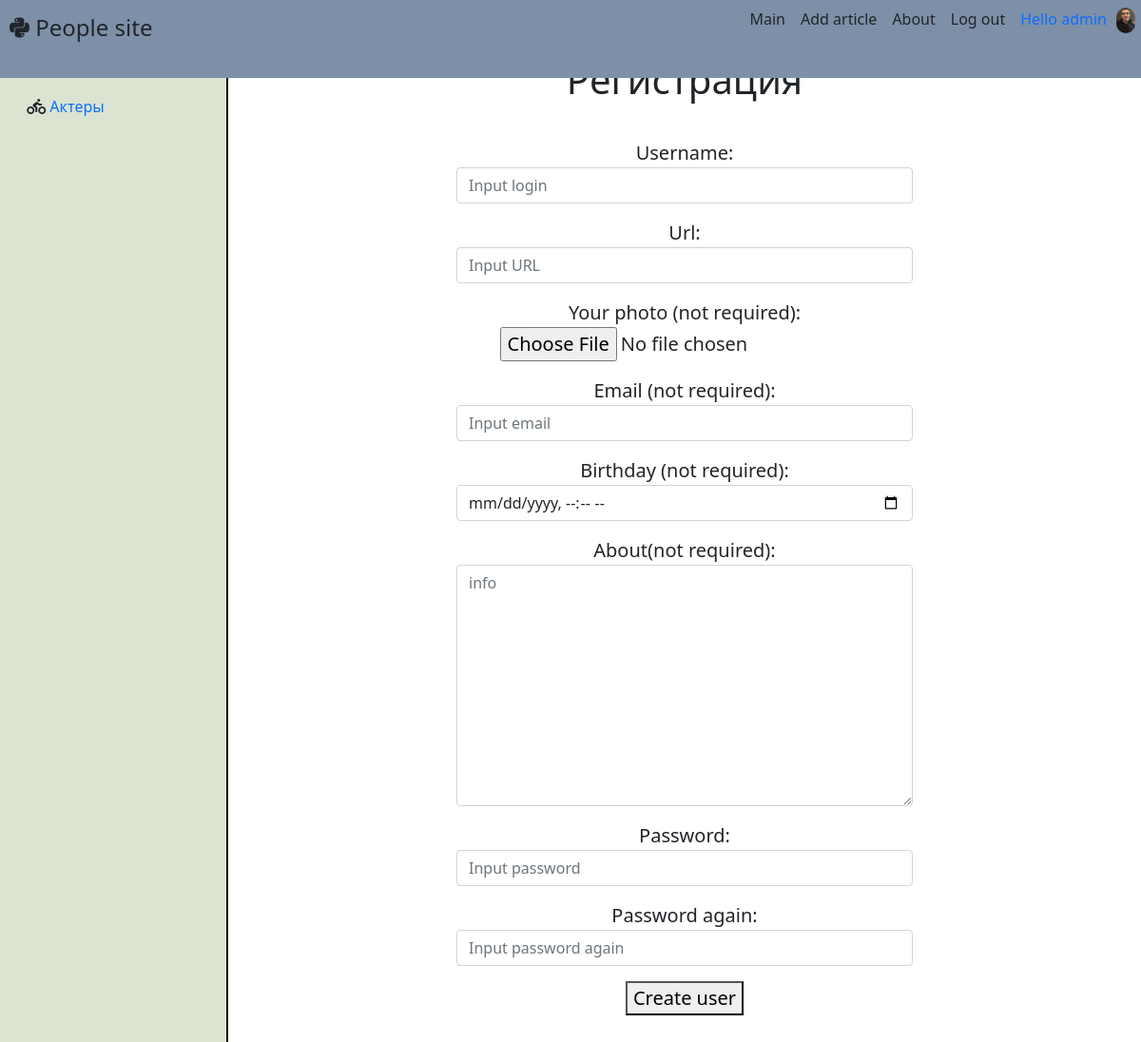
The app's page /register/ (signed in) with its own data.
### people/models.py (models this page shows, shortened)
class Category(models.Model):
    name = models.CharField(max_length=50, db_index=True, verbose_name='Название')
    slug = models.SlugField(max_length=50, unique=True, db_index=True, verbose_name='URL')
    logo = models.CharField(max_length=255, verbose_name='logo', null=True)
    def get_absolute_url(self):
        return reverse('category', kwargs={'cat_slug': self.slug})
    def get_html_logo(self):
        return mark_safe(f'{self.logo}')
    class Meta:
        verbose_name = 'category'
        verbose_name_plural = 'categories'
        ordering = ['name']

class CustomUser(AbstractUser):
    photo = models.ImageField(upload_to='photos/%Y/%m/%d/', verbose_name='Фото', null=True)
    slug = models.SlugField(max_length=50, unique=True, db_index=True, verbose_name='URL', null=True)
    context = models.TextField(verbose_name='Краткая информация', null=True)
    birthday = models.DateTimeField(verbose_name='Время создания', null=True)
    class Meta:
        verbose_name = 'User'
        verbose_name_plural = 'Users'
    def get_absolute_url(self):
        return reverse('user_detail', kwargs={'user_slug': self.slug})

### people/views.py (the view, shortened to what this page needs)
# urls.py: path('register/', RegisterUser.as_view(), name='register'),
class RegisterUser(DataMixin, CreateView):
    form_class = RegisterUserForm
    template_name = 'people/registration.html'
    success_url = reverse_lazy('main')
    def get_context_data(self, **kwargs):
        context = super().get_context_data(**kwargs)
        c_def = self.get_user_context(title='Регистрация')
        return dict(list(context.items()) + list(c_def.items()))

### people/templatetags/people_tags.py (called while the page is built)
@register.inclusion_tag('people/list_categories.html')
def show_categories(sort=None, is_selected=0):
    if not sort:
        cats = Category.objects.all()
        cats = cats.annotate(Count('people'))
    else:
        cats = Category.objects.order_by(sort)
        cats = cats.annotate(Count('people'))
    return {'cats': cats, 'is_selected': is_selected}

### people/utils.py (called while the page is built)
    def get_user_context(self, **kwargs):
        context = kwargs
        user_menu = menu.copy()
        if not self.request.user.is_authenticated:
            user_menu.pop(1)
        context['menu'] = user_menu
        if 'is_selected' not in context:
            context['is_selected'] = 0
        return context

### people/templates/people/registration.html (shortened to what this page needs)
{% extends 'people/base.html' %}
{% block main %}
<h1>{{title}}</h1><br>
    <form method="post" enctype="multipart/form-data">
    <div class="add-post">
        {% for el in form %}
        <p><label for="{{el.id_for_label}}">{{ el.label }}:</label> {{ el }}</p>
        {% endfor %}
    </div>
    <button type="submit">Create user</button>
    </form>
{% endblock %}

### people/templates/people/base.html (shortened to what this page needs)
{% load static %}
{% load people_tags %}
<!DOCTYPE html>
<html lang="en">
<head>
    <link rel="stylesheet" href="{% static 'people/css/style.css' %}">
    <link rel="stylesheet" href="https://cdn.jsdelivr.net/npm/bootstrap@5.1.3/dist/css/bootstrap.min.css">
    </head>
<body>
<aside>
    {% show_categories 'name' is_selected %}
</aside>
<header>
    <div class="d-flex flex-column flex-md-row align-items-center mb-4">
      <a href="{% url 'main' %}" class="d-flex align-items-center text-dark text-decoration-none">
        <span class="fs-4"><i class="fa-brands fa-python"></i>  People site</span>
      </a>
      <nav class="d-inline-flex mt-2 mt-md-0 ms-md-auto">
          {% for el in menu %}
                <a class="me-3 py-2 text-dark text-decoration-none" href="{% url el.url_name %}">{{ el.title }}</a>
          {% endfor %}
          {% if not request.user.is_authenticated %}
                <a class="me-3 py-2 text-dark text-decoration-none" href="{% url 'sign_in' %}">Sign in</a>
                <a class="me-3 py-2 text-dark text-decoration-none" href="{% url 'register' %}">Register</a>
          {% else %}
                <a class="me-3 py-2 text-dark text-decoration-none" href="{% url 'logout' %}">Log out</a>
                <p class="me-3 py-2 text-dark text-decoration-none"><span class="color-username">
                    {% if user.photo %}<img id="user_photo" src="{{ user.photo.url }}" align="right">{% endif %}
                    <a href="{{ user.get_absolute_url }}">Hello {{ user.username }}</a></span>
                </p>
          {% endif %}
      </nav>
    </div>
</header>
<div class="home">
    <main>
        {% block main %}
        {% endblock %}
    </main>
</div>
</body>
</html>

### people/templates/people/list_categories.html (shortened to what this page needs)
{% if is_selected == 0 %}
    <p> Все люди</p>
{% else %}
    <p><i class="fas fa-globe-americas"></i><a href="{% url 'main' %}"> Все люди</a></p>
{% endif %}
<ul>
{% for el in cats %}
    {% if el.people__count > 0 %}
        {% if el.pk == is_selected %}
            <li>{{ el.get_html_logo }} {{ el.name }}</li>
        {% else %}
            <li>{{ el.get_html_logo }}<a href="{{ el.get_absolute_url }}"> {{ el.name }}</a></li>
        {% endif %}
    {% endif %}
{% endfor %}
</ul>

### people/static/people/css/style.css (style rules this page uses)
.home { height: 100%; background-color: white; }
aside { background-color: #DBE4D1; padding-top: 5%; padding-left: 2%; height: 100%; position: fixed; width: 20%; border-right: 2px solid black; }
.add-post { width: 50%; margin-left: 25%; }
body aside ul { list-style: none; position: relative; right: 13%; }
ul { list-style: none; }
body a { text-decoration: none; }
header { position: fixed; height: 7.5%; background-color: #7E90A8; width: 100%; }
main { padding-top: 5%; width: 80%; margin-left: 20%; font-size: 20px; text-align: center; float: top; }
.fs-4 { margin-left: 10px; }
.color-username { color: green; }
#user_photo { position: relative; left: 10px; width: 20px; border-radius: 10px; }

### records on screen
Category: name "Актеры"
CustomUser: photo (picture), username "admin"

### other values on screen
{{ el.title }} "Main" "Add article" "About"
{{ title }} "Регистрация"
{{ el.label }} "Username" "Url" "Your photo (not required)" "Email (not required)" "Birthday (not required)" "About(not required)" "Password" "Password again"
